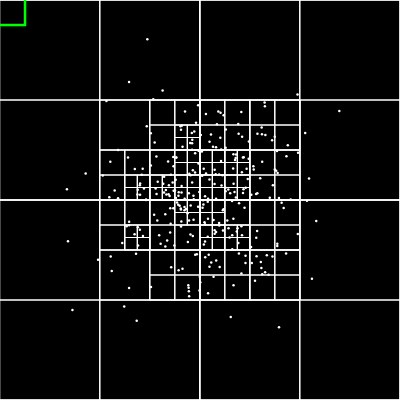
Frame 1 (no input)
Frame 60 (no input): identical to frame 1, image omitted
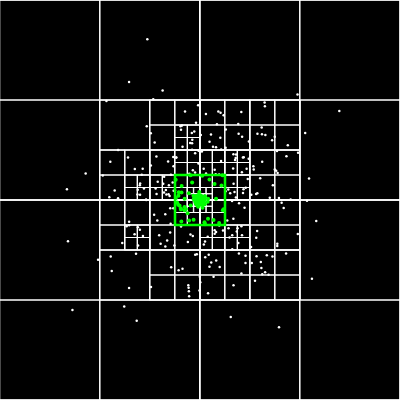
Frame 120 (the mouse pressed at the canvas centre since frame 60)

The p5.js sketch that drew these frames (run headless with seeded random() and noise() and a simulated clock; from frame 60 on, the mouse is pressed at the canvas centre):

// p5.js sketch
// ── sketch.js
let width = 400;
let height = 400;
let capacity = 4;
let qt;

function setup() {
	createCanvas(width, height);
	let boundary = new Rectangle(width/2, height/2, width/2, height/2);
	qt = new QuadTree(boundary, capacity);
	for (let i = 0; i < 300; i++) {
		let x = randomGaussian(width/2, width/8);
		let y = randomGaussian(height/2, height/8);
		let p = new Point(x, y);
		qt.insert(p);
	}
}

function draw() {
	if (mouseIsPressed) {
		let m = new Point(mouseX + random(-5, 5), mouseY + random(-5, 5));
		qt.insert(m);
	}
	let range = new Rectangle(mouseX, mouseY, 25, 25);
	let pointsFound = []
	qt.query(range, pointsFound);
	
	background(0);
	qt.show();
	rectMode(CENTER);
	stroke(0, 255, 0);
	rect(range.x, range.y, 2*range.w, 2*range.h);
	strokeWeight(4);
	for (let p of pointsFound) {
		point(p.x, p.y);
	}
}

// ── quadtree.js
class Point {
	constructor(x, y) {
		this.x = x;
		this.y = y;
	}
}

class Rectangle {
	constructor(x, y, w, h) {
		this.x = x;
		this.y = y;
		this.w = w;
		this.h = h;
	}

	contains(point) {

		if (this.x - this.w > point.x) return false;
		if (this.x + this.w <= point.x) return false;
		if (this.y - this.h > point.y) return false;
		if (this.y + this.h <= point.y) return false;
		return true;
	}

	intersects(range) {
		// Since they are open on one side, we have partial inequalities
		return (
			range.x - range.w >= this.x + this.w ||
			range.x + range.w >= this.x - this.w ||
			range.y - range.h >= this.y + this.h ||
			range.y + range.h >= this.y - this.h
		)		
	}
}

class QuadTree {
	constructor(boundary, capacity) {
		this.boundary = boundary;
		this.capacity = capacity;
		this.points = [];
		this.divided = false;
	}

	subdivide() {
		// Center and new width and height
		let x = this.boundary.x;
		let y = this.boundary.y;
		let w = this.boundary.w/2;
		let h = this.boundary.h/2;
		// Boundaries for the new quads
		let nw = new Rectangle(x - w, y - h, w, h);
		let ne = new Rectangle(x + w, y - h, w, h);
		let sw = new Rectangle(x - w, y + h, w, h);
		let se = new Rectangle(x + w, y + h, w, h);
		// The new quads
		this.northWest = new QuadTree(nw, this.capacity);
		this.northEast = new QuadTree(ne, this.capacity);
		this.southWest = new QuadTree(sw, this.capacity);
		this.southEast = new QuadTree(se, this.capacity);
	}

	insert(point) {
		if (!this.boundary.contains(point)) { return; }
		if(this.points.length < this.capacity) {
			this.points.push(point);
			return;
		}

		if (!this.divided) {
			this.subdivide();
			this.divided = true;
		}
		this.northEast.insert(point);
		this.northWest.insert(point);
		this.southWest.insert(point);
		this.southEast.insert(point);
	}

	query(range, pointsFound) {
		if (!pointsFound) { pointsFound = [] }
		if (!this.boundary.intersects(range)) { return pointsFound; }
		for (let p of this.points) {
			if (range.contains(p)) {
				pointsFound.push(p);
			}
		}

		if (this.divided) {
			this.northEast.query(range, pointsFound);
			this.northWest.query(range, pointsFound);
			this.southEast.query(range, pointsFound);
			this.southWest.query(range, pointsFound);
		}
		return pointsFound;
	}

	show() {
		stroke(255);
		strokeWeight(1);
		noFill();
		rectMode(CENTER);
		rect(this.boundary.x, this.boundary.y, this.boundary.w * 2, this.boundary.h * 2);
		if (this.divided) {
			this.northWest.show();
			this.northEast.show();
			this.southEast.show();
			this.southWest.show();
		}

		strokeWeight(2.5);
		for (let p of this.points) {
			point(p.x, p.y);
		}
	}
}
